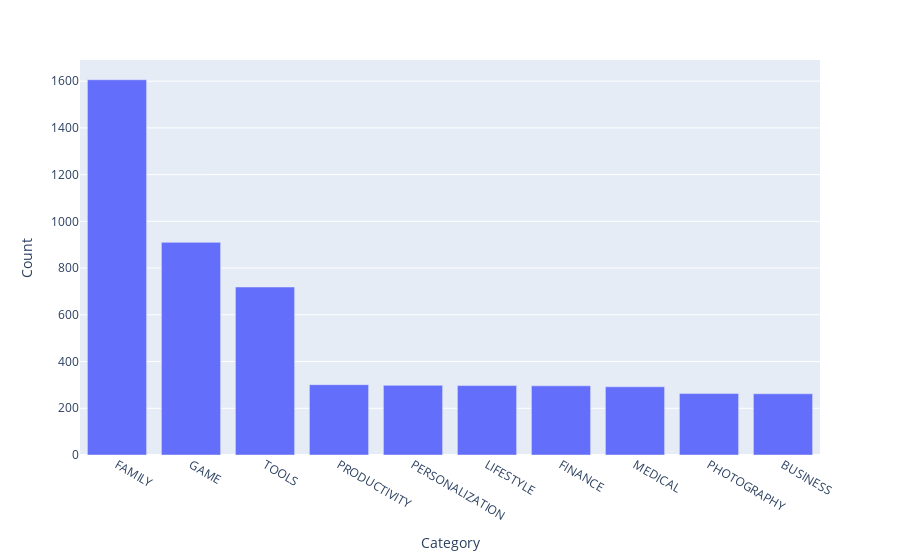

Notebook cell for this chart:
### Code cell
px.bar(x=top10_category.index,y=top10_category.values,labels={'x': 'Category','y': 'Count'})

### Figure 1 — Plotly figure (JSON) as saved in the notebook; plotly's stock layout.template omitted (floating-point values rounded to 4 significant figures)
{"data": [{"alignmentgroup": "True", "hovertemplate": "Category=%{x}<br>Count=%{y}<extra></extra>", "legendgroup": "", "marker": {"color": "#636efa"}, "name": "", "offsetgroup": "", "orientation": "v", "showlegend": false, "textposition": "auto", "type": "bar", "x": ["FAMILY", "GAME", "TOOLS", "PRODUCTIVITY", "PERSONALIZATION", "LIFESTYLE", "FINANCE", "MEDICAL", "PHOTOGRAPHY", "BUSINESS"], "xaxis": "x", "y": [1606, 910, 719, 301, 298, 297, 296, 292, 263, 262], "yaxis": "y"}], "layout": {"autosize": true, "barmode": "relative", "legend": {"tracegroupgap": 0}, "margin": {"t": 60}, "xaxis": {"anchor": "y", "autorange": true, "domain": [0, 1], "range": [-0.5, 9.5], "title": {"text": "Category"}, "type": "category"}, "yaxis": {"anchor": "x", "autorange": true, "domain": [0, 1], "range": [0, 1691.0], "title": {"text": "Count"}, "type": "linear"}}}
